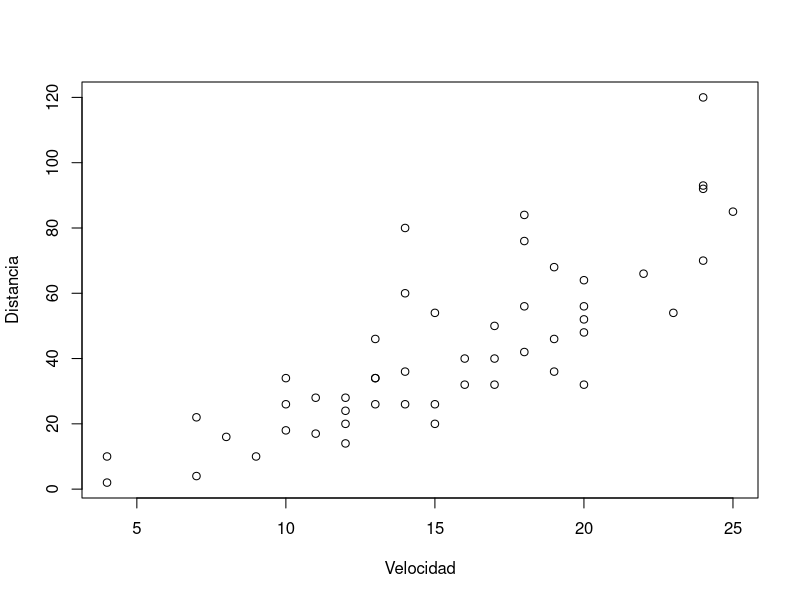

Source code (R):
## ---- chunk 1
knitr::opts_chunk$set(echo = TRUE)
## ---- chunk 2
# Impresión de una hilera de carácteres
print("Hola mundo")
## ---- chunk 3
# Media aritmética
mean(c(2, 4, 5, 9))
## ---- chunk 4
# Impresión del directorio de trabajo
getwd()
## ---- chunk 5
# Gráfico con etiquetas en los ejes x e y
plot(
  x=cars, 
  xlab="Velocidad", 
  ylab="Distancia"
)
## ---- chunk 6
# Carga del paquete stats
library(stats)
## ---- chunk 7
# Número
x <- 10

# Otro número
20 -> y

# Hilera de carácteres
nombre <- 'Manuel'

# Vector de hileras de carácteres
dias <- c('Domingo', 'Lunes', 'Martes', 'Miércoles', 'Jueves', 'Viernes', 'Sábado')
## ---- chunk 8
typeof(x)
## ---- chunk 9
typeof(nombre)
## ---- chunk 10
# Números enteros
x <- 10
y <- 20

# Suma
x + y
## ---- chunk 11
# Números decimales (double)
x <- 0.5
y <- 3.14

# Multiplicación
x * y
## ---- chunk 12
# Hileras de carácteres
nombre <- "María"
apellido <- "Pérez"

# Concatenación mediante la función paste()
paste(nombre, apellido)
## ---- chunk 13
# Variable lógica
a <- 1 < 2
a
## ---- chunk 14
# Variable lógica
b <- 1 > 2
b
## ---- chunk 15
# Operador lógico AND
(1 < 2) & (3 < 4)
## ---- chunk 16
# Operador lógico OR
(2 + 2 == 5) | (20 <= 10)
## ---- chunk 17
# Operador lógico NOT
!(2 + 2 == 5)
## ---- chunk 18
# Definición de un vector de números
vector_numeros <- c(1, 7, 32, 45, 57)
vector_numeros
## ---- chunk 19
# Definición de un vector de hileras de carácteres
vector_nombres <- c("Álvaro", "Ana", "Berta", "Bernardo")
vector_nombres
## ---- chunk 20
# Definición de un vector de números con la secuencia de 1 a 10
vector_secuencia <- 1:10
vector_secuencia
## ---- chunk 21
# Definición de un vector de números con la secuencia de -10 a 10
vector_secuencia <- -10:10
vector_secuencia
## ---- chunk 22
# Definición de un vector de números con la secuencia de -0.5 a 3.7
vector_secuencia <- -0.5:3.7
vector_secuencia
## ---- chunk 23
# Definición de un vector de números con la secuencia de 1 a 10
vector_secuencia <- seq(1, 10)
vector_secuencia
## ---- chunk 24
# Definición de un vector de números con la secuencia de 0.5 a 15.3, con incremento de 2
vector_secuencia <- seq(from=0.5, to=15.3, by=2)
vector_secuencia
## ---- chunk 25
# Definición de un vector de números con la secuencia de 1.5 a 9.4, con longitud de 4
vector_secuencia <- seq(from=1.5, to=9.4, length.out=4)
vector_secuencia
## ---- chunk 26
# Vector de nombres de países
paises <- c("Argentina", "Francia", "China", "Australia", "México")

# Elemento en el índice 3
paises[3]
## ---- chunk 27
# Elementos entre los índices 2 y 4 (2, 3 y 4)
paises[2:4]
## ---- chunk 28
# Elementos entre los índices 1, 4 y 5
paises[c(1, 4, 5)]
## ---- chunk 29
# Exclusión de los índices 3 y 4
paises[c(-3, -4)]
## ---- chunk 30
# Se incluyen los índices 1, 2 y 4; y se excluyen los índices 3 y 5
paises[c(TRUE, TRUE, FALSE, TRUE, FALSE)]
## ---- chunk 31
a <- c(1, 3, 5, 7)
b <- c(2, 4, 6, 8)

# Suma de vectores
a + b
## ---- chunk 32
# Multiplicación de vectores
a * b
## ---- chunk 33
# Comparación con el operador <
a < b
## ---- chunk 34
# Definición de una matriz de 3 x 3 con elementos de la secuencia 1:9 distribuidos en las columnas
m <- matrix(1:9, nrow=3, ncol=3)
m
## ---- chunk 35
# Definición de una matriz de 3 x 3 con elementos de la secuencia 1:9 distribuidos en las filas
m <- matrix(1:9, nrow=3, ncol=3, byrow=TRUE)
m
## ---- chunk 36
# Definición de una matriz de 3 x 2 con nombres para las filas y las columnas
datos <- c(18, 500, 25, 1000, 30, 2000)
filas <- c("Ana", "Mario", "Laura")
columnas <- c("Edad", "Salario")

m <- matrix(datos, nrow=3, ncol=2, byrow=TRUE, dimnames=list(filas, columnas))
m
## ---- chunk 37
# Elemento en la posición [2,2] (segunda fila, segunda columna)
m[2, 2]
## ---- chunk 38
# Elementos de la primera fila
m[1,]
## ---- chunk 39
# Elementos de la segunda columna
m[, 2]
## ---- chunk 40
# Elementos de las filas 1 y 2
m[1:2, ]
## ---- chunk 41
# Elementos de la fila "Mario"
m["Mario", ]
## ---- chunk 42
# Elementos de la columna "Salario"
m[, "Salario"]
## ---- chunk 43
a <- matrix(1:4, nrow=2, ncol=2)
b <- matrix(5:8, nrow=2, ncol=2)

# Suma de matrices
a + b
## ---- chunk 44
# Comparación de matrices con el operador >
a > b
## ---- chunk 45
# Vector de nombres de países
paises <- c("PAN", "CRI", "NIC", "SLV", "HND", "GTM", "BLZ", "DOM")

# Vector de cantidades de habitantes de cada país (en millones)
poblaciones <- c(4.1, 5.0, 6.2, 6.4, 9.2, 16.9, 0.3, 10.6)

# Creación de un data frame a partir de los dos vectores
poblaciones_paises <- 
  data.frame(
    pais = paises, 
    poblacion = poblaciones
  )

# Impresión del data frame
poblaciones_paises
## ---- chunk 46
# Resumen de los contenidos del data frame
summary(poblaciones_paises)
